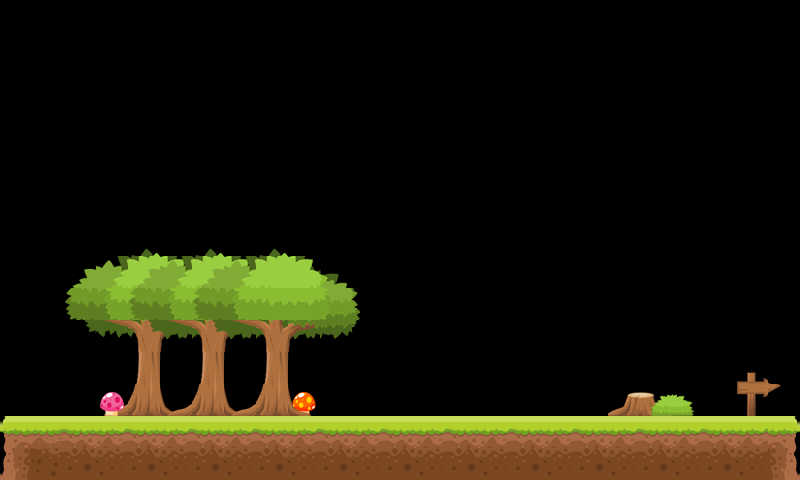

The image is a tile-based game level rendered from a .tmx file. Its description and source (layers, tilesets, objects; grid data summarised) follow:
An orthogonal 25x15 tile map with 32x32 px tiles, 3 tile layers (Слой тайлов 1, Слой тайлов 2, Слой тайлов 3) and 15 objects (LEFTWALL, SKYWALL, RIGHTWALL).

<map version="1.0" orientation="orthogonal" renderorder="right-down" width="25" height="15" tilewidth="32" tileheight="32" nextobjectid="466">
 <tileset firstgid="1" name="tile2" tilewidth="32" tileheight="32" spacing="4" margin="4" tilecount="196" columns="14">
  <image source="tmx/tile2.png" width="512" height="512" />
 </tileset>
 <layer name="Слой тайлов 1" width="25" height="15">
  <data>[375 cells, 200 non-empty, 57 distinct tile ids]</data>
 </layer>
 <objectgroup name="object" width="25" height="15">
  <object id="24" x="0" y="416" width="798" height="64" />
  <object id="17" name="LEFTWALL" x="1" y="1" width="5" height="480" />
  <object id="18" name="SKYWALL" x="3" y="0" width="800" height="5" />
  <object id="19" name="RIGHTWALL" x="795" y="3" width="5" height="480" />
 </objectgroup>
 <layer name="Слой тайлов 2" width="25" height="15">
  <data>[375 cells, 38 non-empty, 38 distinct tile ids]</data>
 </layer>
 <layer name="Слой тайлов 3" width="25" height="15">
  <data>[375 cells, 41 non-empty, 41 distinct tile ids]</data>
 </layer>
 <objectgroup name="rectangleStaticSmall" width="25" height="15">
  <object id="452" x="384" y="384" width="64" height="32" />
 </objectgroup>
 <objectgroup name="rectangleVerticalDensitySmall" width="25" height="15">
  <object id="453" x="384" y="320" width="32" height="64" />
  <object id="455" x="416" y="320" width="32" height="64" />
  <object id="460" x="384" y="160" width="32" height="64" />
  <object id="461" x="416" y="160" width="32" height="64" />
 </objectgroup>
 <objectgroup name="rectangle1" width="25" height="15">
  <object id="458" x="352" y="256" width="128" height="32" />
  <object id="459" x="352" y="224" width="128" height="32" />
 </objectgroup>
 <objectgroup name="rectangleSmall" width="25" height="15">
  <object id="462" x="384" y="128" width="64" height="32" />
  <object id="464" x="352" y="288" width="64" height="32" />
  <object id="465" x="416" y="288" width="64" height="32" />
 </objectgroup>
 <objectgroup name="apple2" width="25" height="15">
  <object id="463" x="400" y="96" width="32" height="32" />
 </objectgroup>
</map>